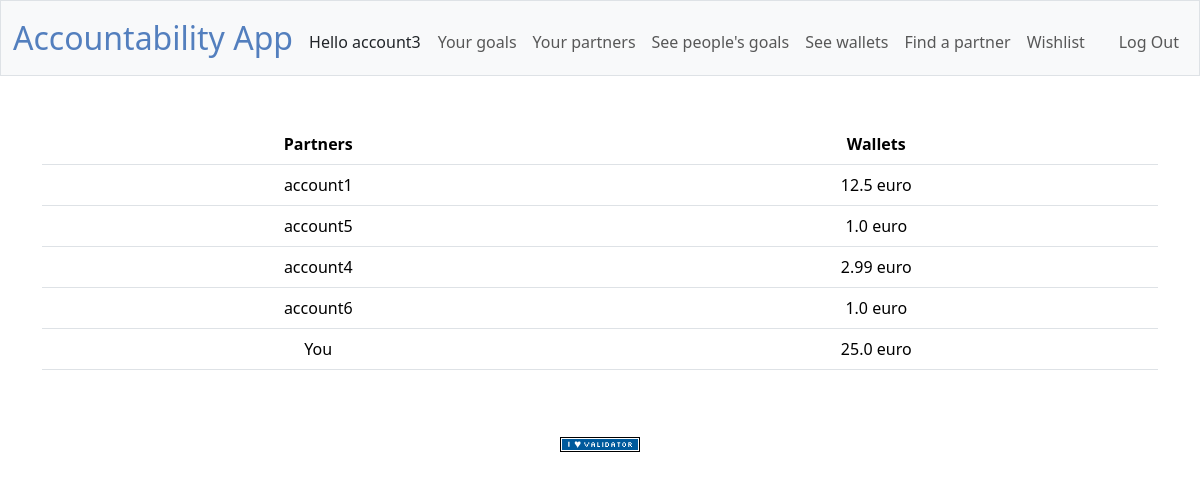
The app's page /seewallets (signed in) with its own data.
### tables this page shows
CREATE TABLE accounts (
    id INTEGER PRIMARY KEY AUTOINCREMENT NOT NULL,
    username TEXT NOT NULL,
    hash TEXT NOT NULL,
    wallet NUMERIC NOT NULL DEFAULT 1.00
);

### app.py (the view)
@app.route("/seewallets")
@login_required
def see_wallets():
    partner_list = accepted_partner_list(session["user_id"])
    my_wallet = find_wallet(session["user_id"])
    return render_template("seewallets.html", partnerList=partner_list, wallet=my_wallet)

### app.py (called while the page is built)
@app.after_request
def after_request(response):
    response.headers["Cache-Control"] = "no-cache, no-store, must-revalidate"
    response.headers["Expires"] = 0
    response.headers["Pragma"] = "no-cache"
    return response

### helpers.py (called while the page is built)
def login_required(f):
    @wraps(f)
    def decorated_function(*args, **kwargs):
        if session.get("user_id") is None:
            return redirect("/login")
        return f(*args, **kwargs)
    return decorated_function

def find_username(value):
    names = db.execute("""
                        SELECT username FROM accounts WHERE id=?
                          """, value)
    person = ""
    for name in names:
        person = name["username"]
    return person

### partners.py (called while the page is built)
def accepted_partner_list(value):
    partnerList = []
    accepteePartner = db.execute("""
                                SELECT * FROM partnerships WHERE status = ? AND acceptee = ?
                                 """, "ACCEPTED", value)
    requesterPartner = db.execute("""
                                SELECT * FROM partnerships WHERE status = ? AND requester = ?
                                 """, "ACCEPTED", value)
    for partner in accepteePartner:
        partnerList.append(partner["requester"])
    for partner in requesterPartner:
        partnerList.append(partner["acceptee"])
    return partnerList

### wallets.py (called while the page is built)
def find_wallet(userid):
    wallet = db.execute("""
                        SELECT wallet FROM accounts WHERE id = ?
                        """, userid)
    wallet = float(wallet[0]["wallet"])
    wallet = round(wallet, 2)
    return wallet;

### templates/seewallets.html (shortened to what this page needs)
{% extends "layout.html" %}
{% block main %}
<table class="table">
    <thead>
        <tr>
            <th scope="col">Partners</th>
            <th scope="col">Wallets</th>
        </tr>
    </thead>
    <tbody>
        {% for partner in partnerList %}
            <tr>
            <td>{{ partner | find_username }}</td>
            <td>{{ partner | find_wallet }} euro</td>
            </tr>
        {% endfor %}
        <tr>
            <td>You</td>
            <td>{{ wallet }} euro</td>
        </tr>
    </tbody>
</table>
{% endblock %}

### templates/layout.html (shortened to what this page needs)
<!DOCTYPE html>
<html lang="en">
    <head>
        <link href="https://cdn.jsdelivr.net/npm/bootstrap@5.3.3/dist/css/bootstrap.min.css" rel="stylesheet">
        <link href="/static/styles.css" rel="stylesheet">
    </head>
    <body>
        <nav class="bg-light border navbar navbar-expand-md navbar-light">
            <div class="container-fluid">
                <a class="navbar-brand" href="/"><span class="blue">Accountability App</span></a>
                <div class="collapse navbar-collapse" id="navbar">
                    {% if session["user_id"] %}
                        <ul class="navbar-nav me-auto mt-2">
                            Hello {{ session["user_name"] }}
                        </ul>
                        <ul class="navbar-nav me-auto mt-2">
                            <li class="nav-item"><a class="nav-link" href="/maingoalpage">Your goals</a></li>
                            <li class="nav-item"><a class="nav-link" href="/partnerlist">Your partners</a></li>
                            <li class="nav-item"><a class="nav-link" href="/seePartnerGoals">See people's goals</a></li>
                            <li class="nav-item"><a class="nav-link" href="/seewallets">See wallets</a></li>
                            <li class="nav-item"><a class="nav-link" href="/findpartner">Find a partner</a></li>
                            <li class="nav-item"><a class="nav-link" href="/wishlist">Wishlist</a></li>
                        </ul>
                        <ul class="navbar-nav ms-auto mt-2">
                            <li class="nav-item"><a class="nav-link" href="/logout">Log Out</a></li>
                        </ul>
                    {% else %}
                        <ul class="navbar-nav ms-auto mt-2">
                            <li class="nav-item"><a class="nav-link" href="/register">Register</a></li>
                            <li class="nav-item"><a class="nav-link" href="/login">Log In</a></li>
                        </ul>
                    {% endif %}
                </div>
            </div>
        </nav>
        <main class="container py-5 text-center">
            {% block main %}{% endblock %}
        </main>
        <footer class="mb-5">
            <form action="https://validator.w3.org/check" class="text-center" enctype="multipart/form-data" method="post" target="_blank">
                <input alt="Validate" src="/static/I_heart_validator.png" type="image">
            </form>
        </footer>
    </body>
</html>

### static/styles.css (style rules this page uses)
nav .navbar-brand { font-size: xx-large; }
nav .navbar-brand .blue { color: #537fbe; }

### records on screen
accounts: user_name "account3"
accounts: username "account1", wallet "12.5"
accounts: username "account5", partner "1.0"
accounts: username "account4", wallet "2.99"
accounts: username "account6", partner "1.0"

### other values on screen
{{ wallet }} "25.0"
